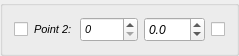
                <widget class="QGroupBox" name="gbx_p2">
                 <property name="maximumSize">
                  <size>
                   <width>16777215</width>
                   <height>40</height>
                  </size>
                 </property>
                 <property name="title">
                  <string/>
                 </property>
                 <layout class="QHBoxLayout" name="horizontalLayout_20">
                  <item>
                   <widget class="QCheckBox" name="chx_perp_p2">
                    <property name="minimumSize">
                     <size>
                      <width>0</width>
                      <height>14</height>
                     </size>
                    </property>
                    <property name="maximumSize">
                     <size>
                      <width>14</width>
                      <height>16777215</height>
                     </size>
                    </property>
                    <property name="toolTip">
                     <string>La deuxième case cochée dans cette colonne
possédera la même valeur de chainage que la
première case cochée de cette même colonne.</string>
                    </property>
                    <property name="text">
                     <string/>
                    </property>
                   </widget>
                  </item>
                  <item>
                   <widget class="QLabel" name="label_16">
                    <property name="sizePolicy">
                     <sizepolicy hsizetype="Fixed" vsizetype="Preferred">
                      <horstretch>0</horstretch>
                      <verstretch>0</verstretch>
                     </sizepolicy>
                    </property>
                    <property name="minimumSize">
                     <size>
                      <width>40</width>
                      <height>0</height>
                     </size>
                    </property>
                    <property name="maximumSize">
                     <size>
                      <width>40</width>
                      <height>16777215</height>
                     </size>
                    </property>
                    <property name="font">
                     <font>
                      <pointsize>8</pointsize>
                      <weight>50</weight>
                      <italic>true</italic>
                      <bold>false</bold>
                     </font>
                    </property>
                    <property name="text">
                     <string>Point 2:</string>
                    </property>
                   </widget>
                  </item>
                  <item>
                   <widget class="QDoubleSpinBox" name="spx_chainage_Pol_2">
                    <property name="sizePolicy">
                     <sizepolicy hsizetype="Preferred" vsizetype="Fixed">
                      <horstretch>0</horstretch>
                      <verstretch>0</verstretch>
                     </sizepolicy>
                    </property>
                    <property name="minimumSize">
                     <size>
                      <width>0</width>
                      <height>25</height>
                     </size>
                    </property>
                    <property name="font">
                     <font>
                      <pointsize>8</pointsize>
                      <weight>50</weight>
                      <italic>true</italic>
                      <bold>false</bold>
                     </font>
                    </property>
                    <property name="decimals">
                     <number>0</number>
                    </property>
                    <property name="maximum">
                     <double>50000.000000000000000</double>
                    </property>
                    <property name="singleStep">
                     <double>1.000000000000000</double>
                    </property>
                   </widget>
                  </item>
                  <item>
                   <widget class="QDoubleSpinBox" name="spx_dist_Pol_3">
                    <property name="enabled">
                     <bool>true</bool>
                    </property>
                    <property name="sizePolicy">
                     <sizepolicy hsizetype="Preferred" vsizetype="Fixed">
                      <horstretch>0</horstretch>
                      <verstretch>0</verstretch>
                     </sizepolicy>
                    </property>
                    <property name="minimumSize">
                     <size>
                      <width>0</width>
                      <height>25</height>
                     </size>
                    </property>
                    <property name="maximumSize">
                     <size>
                      <width>16777215</width>
                      <height>16777215</height>
                     </size>
                    </property>
                    <property name="font">
                     <font>
                      <pointsize>9</pointsize>
                      <weight>50</weight>
                      <italic>true</italic>
                      <bold>false</bold>
                     </font>
                    </property>
                    <property name="alignment">
                     <set>Qt::AlignLeading|Qt::AlignLeft|Qt::AlignVCenter</set>
                    </property>
                    <property name="decimals">
                     <number>1</number>
                    </property>
                    <property name="minimum">
                     <double>-100.000000000000000</double>
                    </property>
                    <property name="singleStep">
                     <double>0.100000000000000</double>
                    </property>
                   </widget>
                  </item>
                  <item>
                   <widget class="QCheckBox" name="chx_para_p2">
                    <property name="minimumSize">
                     <size>
                      <width>0</width>
                      <height>14</height>
                     </size>
                    </property>
                    <property name="maximumSize">
                     <size>
                      <width>14</width>
                      <height>16777215</height>
                     </size>
                    </property>
                    <property name="toolTip">
                     <string>La deuxième case cochée dans cette colonne
possédera la même valeur de distance que la
première case cochée de cette même colonne.</string>
                    </property>
                    <property name="text">
                     <string/>
                    </property>
                   </widget>
                  </item>
                 </layout>
                </widget>
